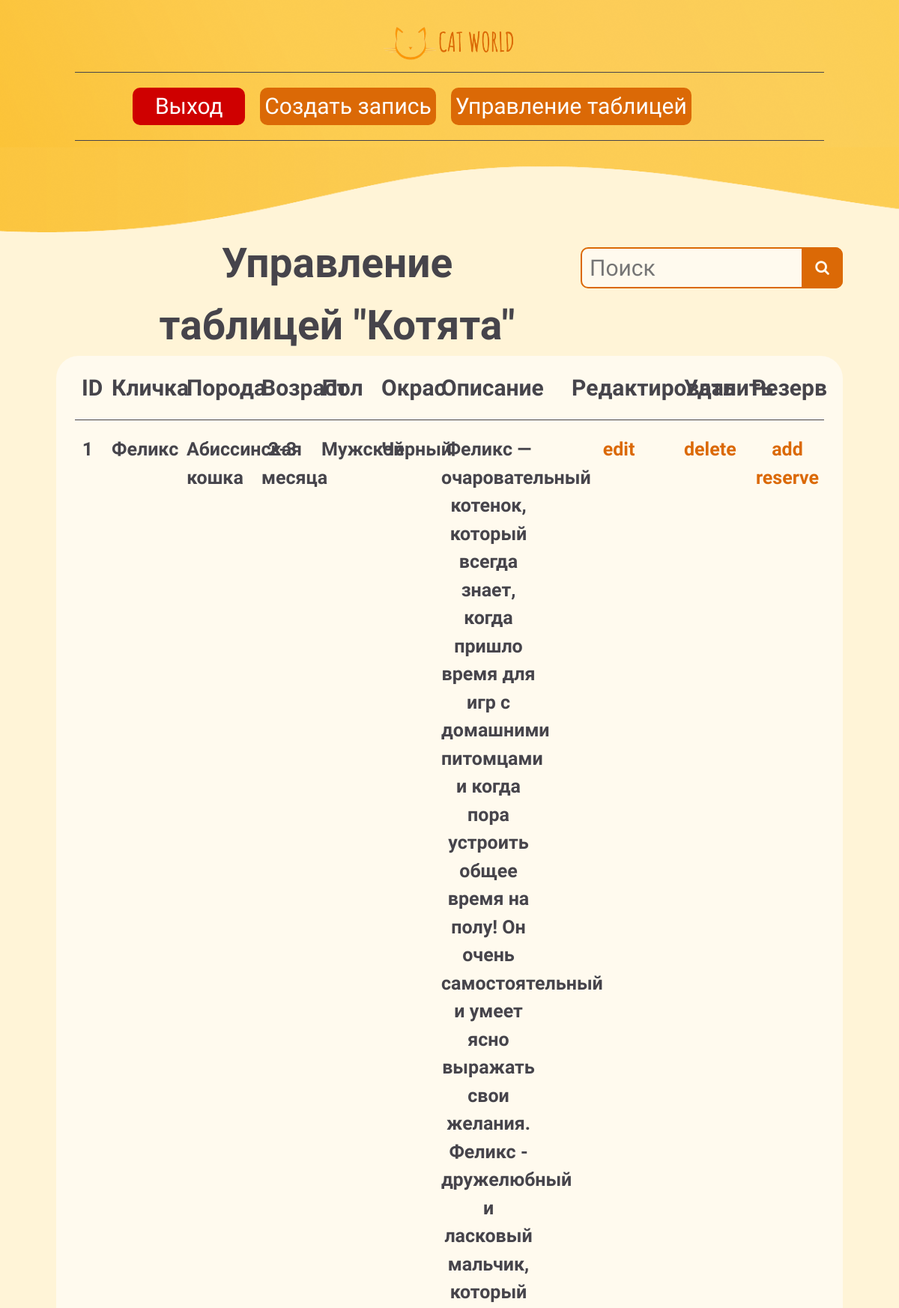
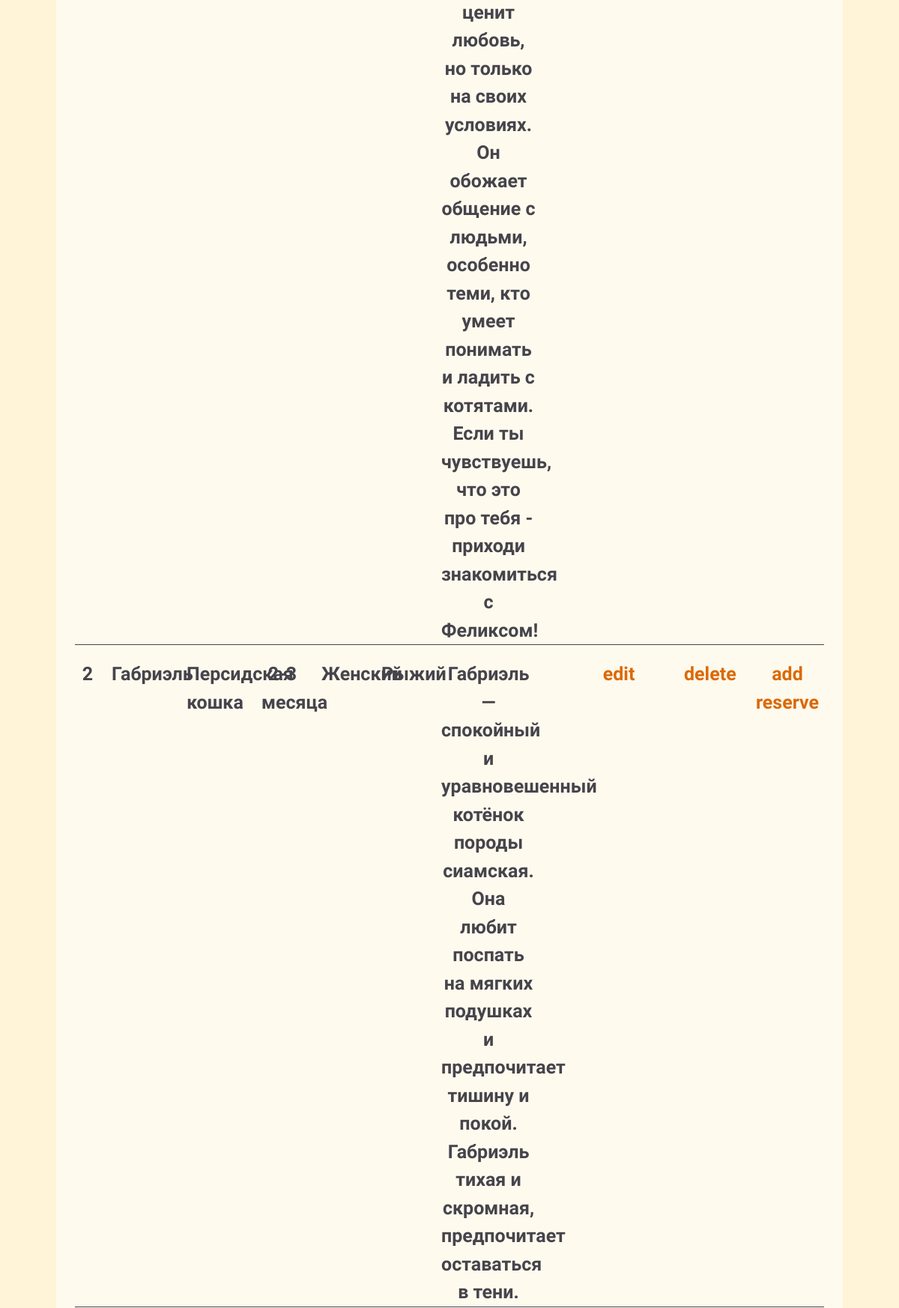
Screenshot of /Проект/CatWorld/admin/post/index.php (upper part) with the database file from the repository (2 pictures, top to bottom).
### tables this page shows
CREATE TABLE `kittens` (
  `id_kitten` int(11) NOT NULL,
  `name` varchar(255) NOT NULL,
  `breed_id` int(11) DEFAULT NULL,
  `age_id` int(11) DEFAULT NULL,
  `gender_id` int(11) DEFAULT NULL,
  `color_id` int(11) DEFAULT NULL,
  `characteristic` varchar(255) DEFAULT NULL,
  `coat_lenght` varchar(255) DEFAULT NULL,
  `house_trained` varchar(255) DEFAULT NULL,
  `health` varchar(255) DEFAULT NULL,
  `welcome` varchar(255) DEFAULT NULL,
  `kitten_description` varchar(2000) DEFAULT NULL,
  `img` varchar(255) NOT NULL,
  `reserved` int(11) NOT NULL
);

CREATE TABLE `breeds` (
  `id_breed` int(11) NOT NULL,
  `breed_title` varchar(255) NOT NULL,
  `breed_description` varchar(2000) NOT NULL,
  `playfulness` tinyint(4) NOT NULL,
  `friendly_pets` tinyint(4) NOT NULL,
  `requirements` tinyint(4) NOT NULL,
  `attention` tinyint(4) NOT NULL,
  `doclity` tinyint(4) NOT NULL,
  `independence` tinyint(4) NOT NULL,
  `activity` tinyint(4) NOT NULL,
  `friendly_children` tinyint(4) NOT NULL,
  `vocality` tinyint(4) NOT NULL,
  `affection` tinyint(4) NOT NULL,
  `inteligence` tinyint(4) NOT NULL,
  `hardiness` tinyint(4) NOT NULL,
  `img` varchar(255) NOT NULL
);

CREATE TABLE `ages` (
  `id_age` int(11) NOT NULL,
  `age_title` varchar(255) NOT NULL
);

CREATE TABLE `genders` (
  `id_gender` int(11) NOT NULL,
  `gender_title` varchar(255) NOT NULL
);

CREATE TABLE `colors` (
  `id_color` int(11) NOT NULL,
  `color_title` varchar(255) NOT NULL
);

### Проект/CatWorld/app/database/db.php (called while the page is built, shortened)
<?php
require('connect.php');
function dbCheckError($query){
  $errInfo = $query->errorInfo();
  return true;
}
function SelectAllKittensWhithFK(){
  global $pdo;
  $sql = "SELECT k.*, g.gender_title, a.age_title, c.color_title, b.breed_title
  FROM kittens AS k
  JOIN genders AS g ON k.gender_id = g.id_gender
  JOIN colors AS c ON k.color_id = c.id_color
  JOIN ages AS a ON k.age_id = a.id_age
  JOIN breeds AS b ON k.breed_id = b.id_breed
  ORDER BY k.id_kitten ASC";
  $query = $pdo->prepare($sql);
  $query->execute();
  return $query->fetchAll();
}
?>

### Проект/CatWorld/admin/post/index.php (the view, shortened to what this page needs)
<?php
  $kittens = SelectAllKittensWhithFK();
?>
<!DOCTYPE html>
<html lang="en">
<head>
  <link href="https://cdn.jsdelivr.net/npm/bootstrap@5.3.3/dist/css/bootstrap.min.css" rel="stylesheet">
  <link rel="stylesheet" href="https://maxcdn.bootstrapcdn.com/font-awesome/4.5.0/css/font-awesome.min.css">
  <link rel="stylesheet" href="../../assets/CSS/normalize.css">
  <link rel="stylesheet" href="../../assets/CSS/style-menu.css">
  <link rel="stylesheet" href="../../assets/CSS/style-footer.css">
  <link rel="stylesheet" href="../../assets/CSS/style-admin.css">
</head>
<body>
  <?php include("../../app/include/header-admin.php")?>
  <div class="conteiner">
    <div class="admin-content">
      <div class=admin-content-up>
      <div class="title">Управление таблицей "Котята"</div>
      <div class="table-search">
        <form class="form-search" action="search.php" method="POST">
          <input name="search" placeholder="Поиск" type="search">
          <button type="submit"></button>
        </form>
      </div>
      </div>
      <div class="posts col-12">
        <div class="row title-table">
          <div class="id col-1">ID</div>
          <div class="name col-1">Кличка</div>
          <div class="breed col-1">Порода</div>
          <div class="age col-1">Возраст</div>
          <div class="gender col-1">Пол</div>
          <div class="color col-1">Окрас</div>
          <div class="description	col-1">Описание</div>
          <div class="edit col-1">Редактировать</div>
          <div class="delete col-1">Удалить</div>
          <div class="reserved col-1">Резерв</div>
        </div>
        <div class="create-line-horizontal"></div>
        <?php foreach($kittens as $key => $kitten) : ?>
        <div class="row post">
          <div class="id col-1"><?=$kitten['id_kitten']; ?></div>
          <div class="name col-1"><?=$kitten['name']; ?></div>
          <div class="breed col-1"><?=$kitten['breed_title']; ?></div>
          <div class="age col-1"><?=$kitten['age_title']; ?></div>
          <div class="gender col-1"><?=$kitten['gender_title']; ?></div>
          <div class="color col-1"><?=$kitten['color_title']; ?></div>
          <div class="description	col-1"><?=$kitten['kitten_description']; ?></div>
          <form class="popup-form" action="#popup" method="POST">
          </form>
          <div class="edit col-1"><a href="edit.php?id=<?=$kitten['id_kitten']; ?>">edit</a></div>
          <div class="delete col-1"><a href="edit.php?del_id=<?=$kitten['id_kitten']; ?>">delete</a></div>
          <?php if($kitten['reserved'] == 0) : ?>
            <div class="reserved col-1"><a href="edit.php?reserved=1&res_id=<?=$kitten['id_kitten']; ?>">add reserve</a></div>
          <?php else : ?>
            <div class="reserved col-1"><a href="edit.php?reserved=0&res_id=<?=$kitten['id_kitten']; ?>">remove reserve</a></div>
          <?php endif; ?>
        </div>
        <div class="create-line-horizontal"></div>
        <?php endforeach; ?>
      </div>
    </div>
  </div>
</body>
</html>

### Проект/CatWorld/app/include/header-admin.php (shortened to what this page needs)
<header>
    <div class="header-logo">
      <img src="../../assets/img/Logo.png" alt="" onclick="window.location.href='<?php echo BASE_URL . 'main.php'; ?>'">
    </div>
    <div class="create-line-horizontal"></div>
    <div class="conteiner">
      <div class="menu">
        <div class="header-button-select">
          <button class="menu-button button-exit"><a href="<?php echo BASE_URL . 'logout.php'; ?>">Выход</a></button>
        </div>
        <div class="header-button-select">
          <button class="menu-button button-add"><a href="<?php echo BASE_URL . "admin/post/create.php"; ?>">Создать запись</a></button>
        </div>
        <div class="header-button-select">
          <button class="menu-button button-control"><a href="<?php echo BASE_URL . "admin/post/index.php"; ?>">Управление таблицей</a></button>
        </div>
      </div>
    </div>
    <div class="create-line-horizontal"></div>
</header>

### Проект/CatWorld/assets/CSS/style-menu.css (style rules this page uses)
a { text-decoration: none; margin: auto; display: block; color: #46444B; }
.conteiner { max-width: 700px; margin: 0 auto; }
.create-line-horizontal { width: 800px; margin: auto; display: block; border-top: 1px solid #46444B; }
.header-logo { margin-bottom: -15px; }
.header-logo img { position: relative; margin: auto; display: block; transform: scale(0.55); cursor: pointer; object-fit: contain; z-index:99; }
.menu { position: relative; text-align: center; margin-bottom: 15px; z-index:99; }

### Проект/CatWorld/assets/CSS/style-admin.css (style rules this page uses)
*, *::before, *::after { box-sizing: border-box; }
body { margin: 0; font-family: "Amatic SC", sans-serif; font-weight: 700; background-color: #FFF4D7; color: #46444B; }
header { background-image: url(../img/admin/Фон.png); background-size: cover; background-position: center; min-height: 310px; }
.conteiner { max-width: 1050px; margin: 0 auto; }
.menu { display: flex; justify-content: center; align-items: center; margin-top: 20px; margin-bottom: 20px; }
.menu-button { background-color: #DB6906; height: 50px; border-radius: 10px; border: 0px; font-size: 30px; }
.menu-button a { text-decoration: none; color: white; }
.button-exit { background-color: #cf0000; margin-right: 20px; width: 150px; }
.button-add { margin-right: 20px; min-width: 180px; }
.button-control { margin-right: 100px; min-width: 200px; }
.table-search { margin-left: 50px; }
.form-search { position: relative; width: 350px; margin: 20px auto; }
.form-search input { width: 100%; height: 55px; padding-left: 10px; border: 2px solid #DB6906; border-radius: 10px; outline: none; background: #FFFAEE; font-size: 30px; }
.form-search button { position: absolute; top: 0; right: 0px; width: 55px; height: 55px; border: none; background-color: #DB6906; border-radius: 0 10px 10px 0; cursor: pointer; transition: all 500ms ease; }
.form-search button:before { content: "\f002"; font-family: FontAwesome; font-size: 20px; color: #FFFAEE; }
.create-line-horizontal { width: 1000px; margin: auto; display: block; border-top: 1px solid #46444B; }
.admin-content { margin: auto; display: block; }
.admin-content-up { margin-left: 100px; display: flex; }
.title { font-size: 55px; text-align: center; }
.posts { background-color: #FFFAEE; border-radius: 30px; border: 0; padding: 20px; text-align: center; }
.title-table { text-align: center; font-weight: bold; font-size: 30px; margin-bottom: 20px; margin-left: 2px; }
.post { text-align: center; font-size: 25px; margin-left: 2px; margin-top: 20px; }
.id { width: 40px; }
.name { width: 100px; }
.breed { width: 100px; }
.age { width: 80px; }
.gender { width: 80px; }
.color { width: 80px; }
.description { width: 150px; }
.reserved { width: 120px; }
.edit { width: 150px; }
.delete { width: 90px; }
.post a { color: #DB6906; }
.popup-form { width: 0; }

### rows the page displays
kittens: id_kitten "1", name "Феликс", breed.breed_title "Абиссинская кошка", age.age_title "2-3 месяца", gender.gender_title "Мужской", color.color_title "Черный", kitten_description "Феликс — очаровательный котенок, который всегда знает, когда пришло время для игр с домашними питомцами и когда пора устроить общее время на полу! Он очень самостоятельный и умеет ясно выражать свои желания. Феликс - дружелюбный и ласковый мальчик, который ценит любовь, но только на своих условиях. Он обожает общение с людьми, особенно теми, кто умеет понимать и ладить с котятами. Если ты чувствуешь, что это про тебя - приходи знакомиться с Феликсом!"
kittens: id_kitten "2", name "Габриэль", breed.breed_title "Персидская кошка", age.age_title "2-3 месяца", gender.gender_title "Женский", color.color_title "Рыжий", kitten_description "Габриэль — спокойный и уравновешенный котёнок породы сиамская. Она любит поспать на мягких подушках и предпочитает тишину и покой. Габриэль тихая и скромная, предпочитает оставаться в тени."
